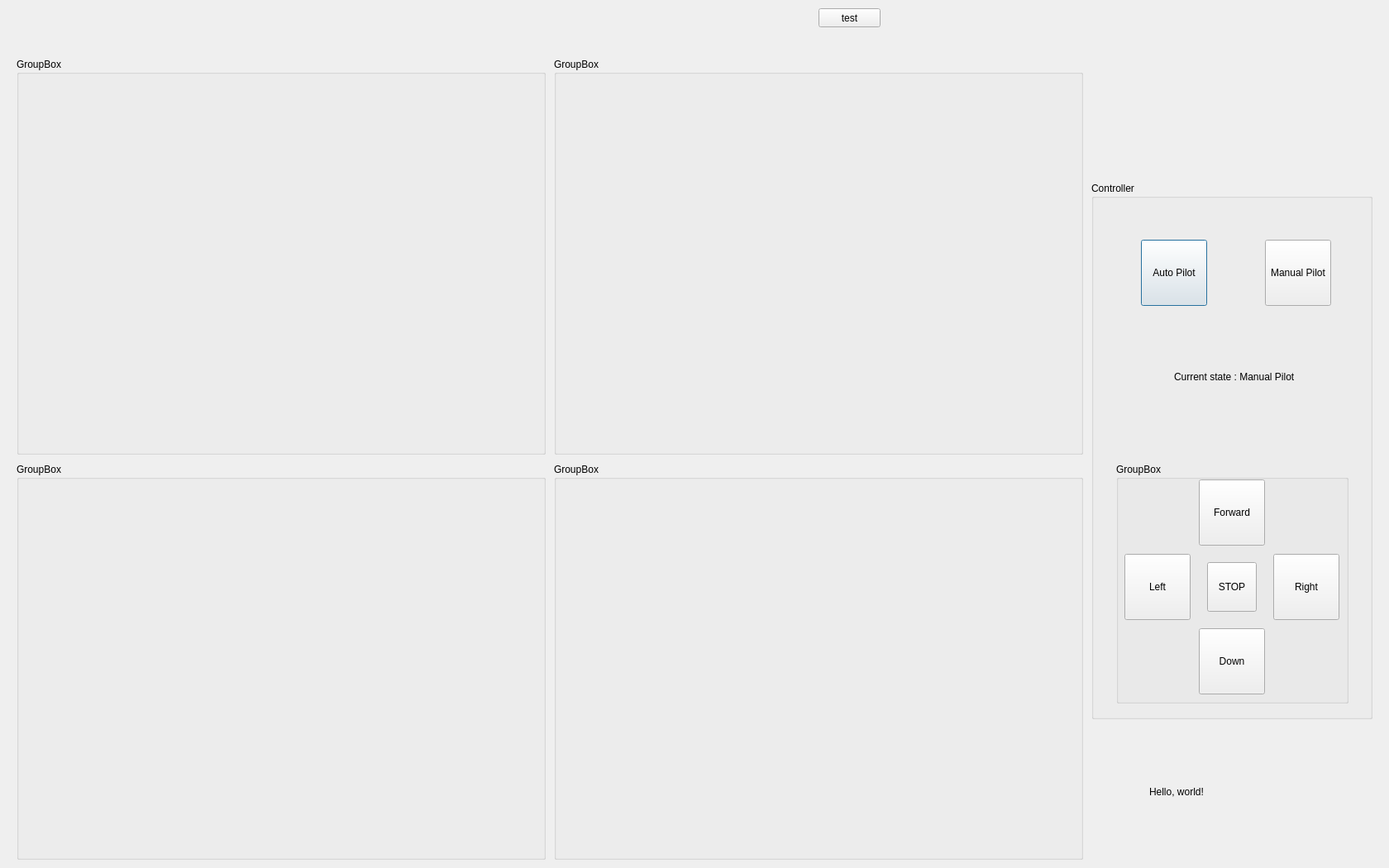
<?xml version="1.0" encoding="UTF-8"?>
<ui version="4.0">
 <class>Dialog</class>
 <widget class="QDialog" name="Dialog">
  <property name="geometry">
   <rect>
    <x>0</x>
    <y>0</y>
    <width>1680</width>
    <height>1050</height>
   </rect>
  </property>
  <property name="minimumSize">
   <size>
    <width>1680</width>
    <height>1050</height>
   </size>
  </property>
  <property name="maximumSize">
   <size>
    <width>1680</width>
    <height>1050</height>
   </size>
  </property>
  <property name="windowTitle">
   <string>Dialog</string>
  </property>
  <widget class="QLabel" name="label_1">
   <property name="geometry">
    <rect>
     <x>1390</x>
     <y>950</y>
     <width>141</width>
     <height>16</height>
    </rect>
   </property>
   <property name="text">
    <string>Hello, world!</string>
   </property>
  </widget>
  <widget class="QGroupBox" name="Controller">
   <property name="geometry">
    <rect>
     <x>1320</x>
     <y>220</y>
     <width>340</width>
     <height>650</height>
    </rect>
   </property>
   <property name="title">
    <string>Controller</string>
   </property>
   <widget class="QPushButton" name="btn_autopilot">
    <property name="geometry">
     <rect>
      <x>60</x>
      <y>70</y>
      <width>80</width>
      <height>80</height>
     </rect>
    </property>
    <property name="text">
     <string>Auto Pilot</string>
    </property>
   </widget>
   <widget class="QPushButton" name="btn_manualpilot">
    <property name="geometry">
     <rect>
      <x>210</x>
      <y>70</y>
      <width>80</width>
      <height>80</height>
     </rect>
    </property>
    <property name="text">
     <string>Manual Pilot</string>
    </property>
   </widget>
   <widget class="QLabel" name="label">
    <property name="geometry">
     <rect>
      <x>100</x>
      <y>220</y>
      <width>161</width>
      <height>31</height>
     </rect>
    </property>
    <property name="text">
     <string>Current state : Manual Pilot</string>
    </property>
   </widget>
   <widget class="QGroupBox" name="groupBox_5">
    <property name="geometry">
     <rect>
      <x>30</x>
      <y>340</y>
      <width>281</width>
      <height>291</height>
     </rect>
    </property>
    <property name="title">
     <string>GroupBox</string>
    </property>
    <widget class="QPushButton" name="btn_right">
     <property name="geometry">
      <rect>
       <x>190</x>
       <y>110</y>
       <width>80</width>
       <height>80</height>
      </rect>
     </property>
     <property name="text">
      <string>Right</string>
     </property>
    </widget>
    <widget class="QPushButton" name="btn_left">
     <property name="geometry">
      <rect>
       <x>10</x>
       <y>110</y>
       <width>80</width>
       <height>80</height>
      </rect>
     </property>
     <property name="text">
      <string>Left</string>
     </property>
    </widget>
    <widget class="QPushButton" name="btn_backward">
     <property name="geometry">
      <rect>
       <x>100</x>
       <y>200</y>
       <width>80</width>
       <height>80</height>
      </rect>
     </property>
     <property name="text">
      <string>Down</string>
     </property>
    </widget>
    <widget class="QPushButton" name="pushButton">
     <property name="geometry">
      <rect>
       <x>110</x>
       <y>120</y>
       <width>60</width>
       <height>60</height>
      </rect>
     </property>
     <property name="text">
      <string>STOP</string>
     </property>
    </widget>
    <widget class="QPushButton" name="btn_forward">
     <property name="geometry">
      <rect>
       <x>100</x>
       <y>20</y>
       <width>80</width>
       <height>80</height>
      </rect>
     </property>
     <property name="text">
      <string>Forward</string>
     </property>
    </widget>
   </widget>
  </widget>
  <widget class="QGroupBox" name="groupBox">
   <property name="geometry">
    <rect>
     <x>670</x>
     <y>70</y>
     <width>640</width>
     <height>480</height>
    </rect>
   </property>
   <property name="title">
    <string>GroupBox</string>
   </property>
   <widget class="QLabel" name="image_gps">
    <property name="geometry">
     <rect>
      <x>20</x>
      <y>40</y>
      <width>600</width>
      <height>400</height>
     </rect>
    </property>
    <property name="text">
     <string/>
    </property>
   </widget>
  </widget>
  <widget class="QGroupBox" name="groupBox_3">
   <property name="geometry">
    <rect>
     <x>20</x>
     <y>70</y>
     <width>640</width>
     <height>480</height>
    </rect>
   </property>
   <property name="title">
    <string>GroupBox</string>
   </property>
   <widget class="QLabel" name="image_last">
    <property name="geometry">
     <rect>
      <x>20</x>
      <y>40</y>
      <width>600</width>
      <height>400</height>
     </rect>
    </property>
    <property name="text">
     <string/>
    </property>
   </widget>
  </widget>
  <widget class="QGroupBox" name="groupBox_4">
   <property name="geometry">
    <rect>
     <x>20</x>
     <y>560</y>
     <width>640</width>
     <height>480</height>
    </rect>
   </property>
   <property name="title">
    <string>GroupBox</string>
   </property>
   <widget class="QLabel" name="image_last_detected">
    <property name="geometry">
     <rect>
      <x>20</x>
      <y>40</y>
      <width>600</width>
      <height>400</height>
     </rect>
    </property>
    <property name="text">
     <string/>
    </property>
   </widget>
  </widget>
  <widget class="QGroupBox" name="groupBox_2">
   <property name="geometry">
    <rect>
     <x>670</x>
     <y>560</y>
     <width>640</width>
     <height>480</height>
    </rect>
   </property>
   <property name="title">
    <string>GroupBox</string>
   </property>
   <widget class="QLabel" name="livestream">
    <property name="geometry">
     <rect>
      <x>20</x>
      <y>40</y>
      <width>600</width>
      <height>400</height>
     </rect>
    </property>
    <property name="text">
     <string/>
    </property>
   </widget>
  </widget>
  <widget class="QPushButton" name="temp_btn_refresher">
   <property name="geometry">
    <rect>
     <x>990</x>
     <y>10</y>
     <width>75</width>
     <height>23</height>
    </rect>
   </property>
   <property name="text">
    <string>test</string>
   </property>
  </widget>
 </widget>
 <resources/>
 <connections/>
</ui>
